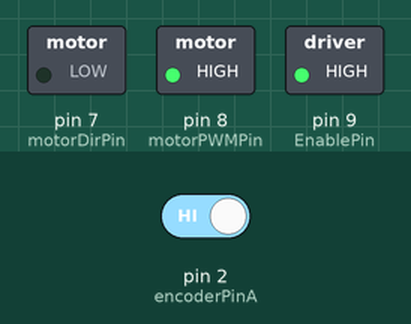
This sketch was run on a simulated Arduino Uno, built with avr-gcc and run on an emulated ATmega328P. Parts: switched loads named in the sketch (green lamp = pin HIGH). The inputs (shaded band) are chosen by the test bench; at power-on: pin 2 (encoderPinA) HIGH. What the sketch prints to the serial monitor is not drawn.

Above: at 0.1 s.
Timing chart, 0 to 1.6 s (numbered marks = the images above):
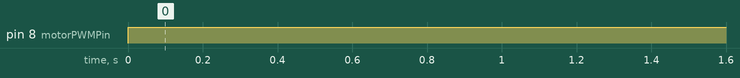

Measured:
- by itself, pin 8 (motorPWMPin): LOW → HIGH at 0.00 s

The sketch:

PID-Motor_Encoder.ino
```cpp
//motor directory
#define CW 0
#define CCW 1
// motor control pin
#define motorDirPin 7
#define motorPWMPin 8
#define EnablePin 9
// encoder pin
#define encoderPinA 2
#define encoderPinB 4
//encoder var
int encoderPos = 0;
// PID control
float Kp = 1.5;
float Ki = 0;
float Kd = 0;
int targetPos = 100;
int error;
float dt = 0.01;
float integral;
float prevError;
float derivative;;
int control;
int velocity;
void doEncoderA()
{
 digitalRead(encoderPinB)?encoderPos--:encoderPos++;
}
void setup()
{
 //setup interrupt
 pinMode(encoderPinA, INPUT_PULLUP);
 pinMode(encoderPinB, INPUT_PULLUP);
 attachInterrupt(digitalPinToInterrupt(encoderPinA),
doEncoderA, RISING);

 //setup motor driver
 pinMode (motorDirPin, OUTPUT);
 pinMode (EnablePin, OUTPUT);
 digitalWrite (EnablePin, HIGH);

 Serial.begin(9600);
}
void loop()
{
 error = targetPos - encoderPos;
integral += error * dt;
derivative = (error - prevError)/dt;
control =
(Kp*error)+(Ki*integral)+(Kd*derivative);

 velocity = min(max(control,-255), 255);
 if(velocity>=0)
 {
 digitalWrite(motorDirPin, CW);
 analogWrite(motorPWMPin, velocity);
 }
 else
 {
 digitalWrite(motorDirPin, CCW);
 analogWrite(motorPWMPin,(255+velocity));
 }
 Serial.println(encoderPos);
prevError = error;
delay(dt*1000);
}
```
